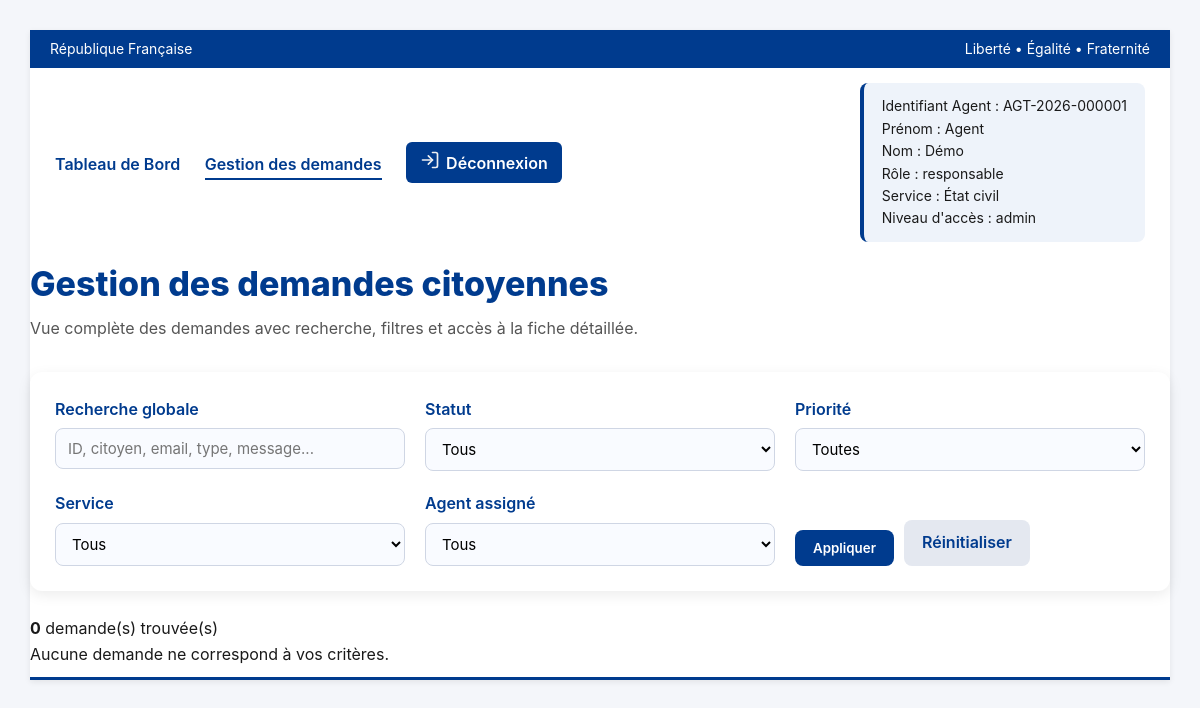
/Agent-prenium/gestion_demandes.php (signed in), run on the app's committed database.
### tables this page shows
CREATE TABLE IF NOT EXISTS `agents` (
  `id` int NOT NULL AUTO_INCREMENT,
  `nom` varchar(100) NOT NULL,
  `prenom` varchar(100) NOT NULL,
  `email` varchar(150) NOT NULL,
  `mot_de_passe` varchar(255) NOT NULL,
  `doit_definir_mot_de_passe` tinyint(1) DEFAULT '1',
  `token_activation` varchar(255) DEFAULT NULL,
  `token_expiration` datetime DEFAULT NULL,
  `service_id` int NOT NULL,
  `role` varchar(100) NOT NULL,
  `niveau_acces` enum('agent','manager','admin') DEFAULT 'agent',
  `telephone` varchar(20) DEFAULT NULL,
  `photo` varchar(255) DEFAULT NULL,
  `statut` enum('actif','inactif') DEFAULT 'inactif',
  `date_creation` timestamp NULL DEFAULT CURRENT_TIMESTAMP,
  `token_reset` varchar(255) DEFAULT NULL,
  `reset_expiration` datetime DEFAULT NULL,
  `identifiant_agent` varchar(50) NOT NULL,
  PRIMARY KEY (`id`),
  UNIQUE KEY `email` (`email`),
  KEY `service_id` (`service_id`)
);

CREATE TABLE IF NOT EXISTS `services` (
  `id` int NOT NULL AUTO_INCREMENT,
  `nom_service` varchar(150) NOT NULL,
  `description_service` text NOT NULL,
  `mots_cles` text NOT NULL,
  `email_service` varchar(150) DEFAULT NULL,
  `delai_moyen` int DEFAULT NULL,
  `actif` tinyint(1) DEFAULT '1',
  PRIMARY KEY (`id`)
);

### Agent-prenium/gestion_demandes.php (the view, shortened to what this page needs)
<?php
require_once __DIR__ . '/../Backend/Config/db.php';
$agent_id = $_SESSION['agent_id'];
$sql = $pdo->prepare("
    SELECT
        a.nom AS nom_agent,
        a.prenom AS prenom_agent,
        a.role,
        a.niveau_acces,
        a.identifiant_agent,
        s.nom_service AS Nom_service
    FROM agents a
    LEFT JOIN services s ON a.service_id = s.id
    WHERE a.id = ?
");
$sql->execute([$agent_id]);
$agent = $sql->fetch();
$q              = isset($_GET['q']) ? trim($_GET['q']) : '';
$page       = isset($_GET['page']) && is_numeric($_GET['page']) ? max(1, intval($_GET['page'])) : 1;
$parPage    = 20;
$offset     = ($page - 1) * $parPage;
$params = [];
$whereSql = '';
$countSql = "
    SELECT COUNT(*) AS total
    FROM demandes d
    LEFT JOIN citoyens c ON d.citoyen_id = c.id
    $whereSql
";
try{
    $countStmt = $pdo->prepare($countSql);
    $countStmt->execute($params);
    $total = (int)$countStmt->fetchColumn();
} catch (PDOException $e) {
    $total = 0;
    $pagesTotal = 1;
}
$listSql = "
    SELECT
    d.id,
    d.type_id,
    td.code AS type_code,
    td.libelle AS type_libelle,
    td.couleur AS type_couleur,
    td.icone AS type_icone,
    d.message,
    d.priorite,
    d.statut,
    d.service_id,
    d.citoyen_id,
    d.agent_id,
    d.created_at,
    s.nom_service,
    c.prenom_citoyen,
    c.nom_citoyen,
    a.prenom AS prenom_agent,
    a.nom AS nom_agent
    FROM demandes d
    LEFT JOIN types_demandes td ON d.type_id = td.id
    LEFT JOIN services s ON d.service_id = s.id
    LEFT JOIN citoyens c ON d.citoyen_id = c.id
    LEFT JOIN agents a ON d.agent_id = a.id
    $whereSql
    ORDER BY d.created_at DESC
    LIMIT $parPage OFFSET $offset;
";
try{
    $listStmt = $pdo->prepare($listSql);
    $listStmt->execute($params);
    $demandes = $listStmt->fetchAll(PDO::FETCH_ASSOC);
} catch (PDOException $e) {
    $demandes = [];
    $total = 0;
    $pagesTotal = 1;
}
?>
<!DOCTYPE html>
<html lang="fr">
<head>
    <link rel="stylesheet" href="../Frontend/assets/css/gestion_demandes.css">
</head>
<body>
<div class="page-wrapper">
    <header id="header-agent">
        <div class="rf-banner">
            <span class="rf-title">République Française</span>
            <span class="rf-subtitle">Liberté • Égalité • Fraternité</span>
        </div>
        <div class="header-main">
            <nav id="nav-agent">
                <a href="dashboard_agent.php" >Tableau de Bord</a>
                <a href="gestion_demandes.php" class="active">Gestion des demandes</a>
                <a href="logout.php" class="nav-btn">
                    <span class="nav-icon">
                        <svg width="20" height="20" viewBox="0 0 24 24" fill="none"
                             stroke="#eef0f2" stroke-width="2" stroke-linecap="round" stroke-linejoin="round">
                            <path d="M15 3h4a2 2 0 0 1 2 2v14a2 2 0 0 1-2 2h-4"/>
                            <polyline points="10 17 15 12 10 7"/>
                            <line x1="15" y1="12" x2="3" y2="12"/>
                        </svg>
                    </span>
                    Déconnexion
                </a>
            </nav>
            <div id="bulle-connexion-agent">
                Identifiant Agent : <?= htmlspecialchars($agent['identifiant_agent']) ?><br>
                Prénom : <?= htmlspecialchars($agent['prenom_agent']) ?><br>
                Nom : <?= htmlspecialchars($agent['nom_agent']) ?><br>
                Rôle : <?= htmlspecialchars($agent['role']) ?><br>
                Service : <?= htmlspecialchars($agent['Nom_service']) ?><br>
                Niveau d'accès : <?= htmlspecialchars($agent['niveau_acces']) ?>
            </div>
        </div>
    <header class="header-gestion">
        <h1>Gestion des demandes citoyennes</h1>
        <p>Vue complète des demandes avec recherche, filtres et accès à la fiche détaillée.</p>
    </header>
    <section class="filtres-section">
        <form method="GET" class="filtres-form">
            <div class="filtres-row">
                <div class="champ">
                    <label for="q">Recherche globale</label>
                    <input type="text" id="q" name="q" placeholder="ID, citoyen, email, type, message..."
                           value="<?= htmlspecialchars($q) ?>">
                </div>
                <div class="champ">
                    <label for="statut">Statut</label>
                    <select name="statut" id="statut">
                        <option value="">Tous</option>
                    </select>
                </div>
                <div class="champ">
                    <label for="priorite">Priorité</label>
                    <select name="priorite" id="priorite">
                        <option value="">Toutes</option>
                    </select>
                </div>
            </div>
            <div class="filtres-row">
                <div class="champ">
                    <label for="service_id">Service</label>
                    <select name="service_id" id="service_id">
                        <option value="">Tous</option>
                    </select>
                </div>
                <div class="champ">
                    <label for="agent_assigne">Agent assigné</label>
                    <select name="agent_assigne" id="agent_assigne">
                        <option value="">Tous</option>
                    </select>
                </div>
                <div class="champ actions-filtres">
                    <button type="submit" class="btn-primary">Appliquer</button>
                    <a href="gestion_demandes.php" class="btn-secondary">Réinitialiser</a>
                </div>
            </div>
        </form>
    </section>
    <section class="resume-section">
        <p>
            <strong><?= $total ?></strong> demande(s) trouvée(s)
        </p>
    </section>
    <section class="table-section">
        <?php if (empty($demandes)): ?>
            <p class="no-data">Aucune demande ne correspond à vos critères.</p>
        <?php endif; ?>
    </section>
</div>
</body>
</html>

### Frontend/assets/css/gestion_demandes.css (style rules this page uses)
* { margin: 0; padding: 0; box-sizing: border-box; font-family: "Inter", "Segoe UI", Roboto, sans-serif; }
body { background: #f4f6fa; color: #1a1a1a; line-height: 1.6; }
.page-wrapper { max-width: 1500px; margin: auto; padding: 30px; }
.header-gestion { margin-bottom: 30px; }
.header-gestion h1 { font-size: 34px; font-weight: 800; color: #003b8e; margin-bottom: 5px; }
.header-gestion p { font-size: 16px; color: #555; }
.filtres-section { background: white; padding: 25px; border-radius: 12px; box-shadow: 0 4px 14px rgba(0,0,0,0.08); margin-bottom: 25px; }
.filtres-form { display: flex; flex-direction: column; gap: 20px; }
.filtres-row { display: flex; gap: 20px; flex-wrap: wrap; }
.champ { flex: 1; min-width: 220px; }
.champ label { font-weight: 600; margin-bottom: 6px; display: block; color: #003b8e; }
.champ input, .champ select { width: 100%; padding: 10px 12px; border-radius: 8px; border: 1px solid #cfd6e4; background: #f9fbff; font-size: 15px; }
.actions-filtres { display: flex; align-items: flex-end; gap: 10px; }
.btn-primary { background: #003b8e; color: white; padding: 10px 18px; border-radius: 8px; border: none; cursor: pointer; font-weight: 600; }
.btn-secondary { background: #e4e8f0; color: #003b8e; padding: 10px 18px; border-radius: 8px; text-decoration: none; font-weight: 600; }
.table-section { display: block; }
#bulle-connexion-agent { background: #eef3fa; padding: 12px 18px; border-radius: 8px; font-size: 14px; border-left: 4px solid #003b8e; }
#header-agent { background: white; border-bottom: 3px solid #003b8e; padding-bottom: 10px; box-shadow: 0 2px 6px rgba(0,0,0,0.08); }
.rf-banner { background: #003b8e; color: white; padding: 8px 20px; font-size: 14px; display: flex; justify-content: space-between; }
.header-main { display: flex; justify-content: space-between; align-items: center; padding: 15px 25px; }
#nav-agent a { margin-right: 20px; text-decoration: none; color: #003b8e; font-weight: 600; padding-bottom: 4px; border-bottom: 2px solid transparent; transition: 0.2s; }
#nav-agent .active { border-bottom: 2px solid #003b8e; }
.nav-btn { background: #003b8e; color: white !important; padding: 8px 14px; border-radius: 6px; display: inline-flex; align-items: center; gap: 6px; transition: 0.2s; }

### data on the page
agents: identifiant_agent "AGT-2026-000001", prenom "Agent", nom "Démo", role "responsable", service.nom_service "État civil", niveau_acces "admin"

### other printed values
$total "0"
